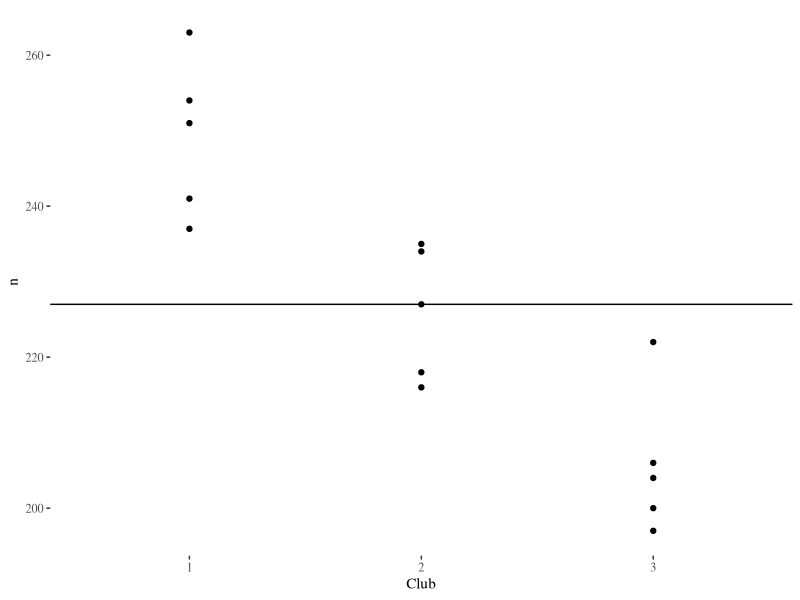

Source code (R):
## ---- chunk 1
library(tufte)
require(dplyr)
require(tidyr)
require(ggplot2)
require(ggthemes)
require(knitr)
require(tibble)

# invalidate cache when the tufte version changes
knitr::opts_chunk$set(tidy = FALSE, cache.extra = packageVersion('tufte'))
options(htmltools.dir.version = FALSE)
## ---- chunk 2
a <- tibble(c(254,263,241,237,251))
b <- tibble(c(234,218,235,227,216))
c <- tibble(c(200,222,197,206,204))
d <- bind_cols(a,b,c)

kable(d, caption = "Golf Ball Distances", col.names = c("Club 1", "Club 2", "Club 3"))

## ---- chunk 3

a <- tibble(c(254,263,241,237,251))
b <- tibble(c(234,218,235,227,216))
c <- tibble(c(200,222,197,206,204))
d <- bind_cols(a,b,c)


colnames(d) <- c(1,2,3)
e <- gather(d, "Club","n", 1:3)
ggplot(e) + geom_point(aes(x=Club, y = n)) + theme_tufte() +
  geom_hline(yintercept = mean(e$n))

## ---- chunk 4

a <- tibble(c(254,263,241,237,251))
b <- tibble(c(234,218,235,227,216))
c <- tibble(c(200,222,197,206,204))
d <- bind_cols(a,b,c)

kable(d, caption = "Golf Ball Distances", col.names = c("Club 1", "Club 2", "Club 3"))
